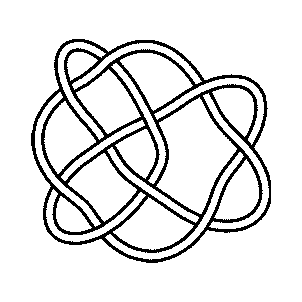
#> input picture img/extended_rolfsen_all_no_wrong/10_100.png, 302 x 302 px; its folder holds only this picture in this run
$ python run_all_line.py
#> lines starting #> are read from the running program, lines starting #| are printed output that depends on the picture; after the words box and inside, x2 and y2 are one past the last pixel; in counts of white or black regions, pixels touching at a corner belong together
### source/io.py
import cv2
import numpy as np


def load_image(image_path):
    # 读取图像为灰度图
    image = cv2.imread(image_path, cv2.IMREAD_GRAYSCALE)
#> image: shape (302, 302); 89% white; 1 black region, box (x1, y1, x2, y2) and area: (31, 39, 271, 263) 10069
    return image


# [4 lines left out: function save_image, not called in this run]

### source/connect_component_detect.py
import numpy as np
import cv2
import matplotlib.pyplot as plt


def connected_components(img):
    height, width = img.shape
    labels = np.zeros((height, width), dtype=int)
    current_label = 1

    # 查找根节点函数
    def find(parent, x):
        while parent[x] != x:
            parent[x] = parent[parent[x]]  # 路径压缩
            x = parent[x]
        return x

    # 合并集合函数
    def union(parent, rank, x, y):
        root_x = find(parent, x)
        root_y = find(parent, y)
        if root_x != root_y:
            if rank[root_x] > rank[root_y]:
                parent[root_y] = root_x
            elif rank[root_x] < rank[root_y]:
                parent[root_x] = root_y
            else:
                parent[root_y] = root_x
                rank[root_x] += 1

    parent = {}
    rank = {}

    # 遍历图像中的每个像素
    for y in range(height):
        for x in range(width):
            if img[y, x] == 255:  # 只处理白色像素
                neighbors = []
                if x > 0 and labels[y, x - 1] > 0:  # 左邻居
                    neighbors.append(labels[y, x - 1])
                if y > 0 and labels[y - 1, x] > 0:  # 上邻居
                    neighbors.append(labels[y - 1, x])

                if not neighbors:  # 如果没有已标记的邻居
                    labels[y, x] = current_label
                    parent[current_label] = current_label
                    rank[current_label] = 0
                    current_label += 1
                else:  # 如果有已标记的邻居
                    smallest_label = min(neighbors)
                    labels[y, x] = smallest_label
                    for neighbor in neighbors:
                        union(parent, rank, smallest_label, neighbor)

    # 第二次遍历，将所有像素的标签更新为根标签
    for y in range(height):
        for x in range(width):
            if labels[y, x] > 0:
                labels[y, x] = find(parent, labels[y, x])

    # 计算每个连通组件的大小
    component_sizes = {}
    for label in np.unique(labels):
        if label == 0:
            continue
        component_sizes[label] = np.sum(labels == label)

    # 重新排序标签
    new_labels = np.zeros_like(labels)
    label_mapping = {old_label: new_label for new_label,
    old_label in enumerate(np.unique(labels))}
    for old_label, new_label in label_mapping.items():
        new_labels[labels == old_label] = new_label

    # 更新component_sizes的标签
    new_component_sizes = {
        label_mapping[old_label]: size for old_label, size in component_sizes.items()}
    # 现在这些标签是从1开始的了
    return new_labels, new_component_sizes


def visualize_components(img, labels):
    unique_labels = np.unique(labels)
    num_labels = len(unique_labels)
    colors = np.random.randint(0, 255, size=(num_labels, 3))
    colors[0] = [0, 0, 0]  # 保持背景为黑色

    output_img = np.zeros((img.shape[0], img.shape[1], 3), dtype=np.uint8)
    for i, label in enumerate(unique_labels):
        if label == 0:
            continue
        output_img[labels == label] = colors[i]

    return output_img


def segment_image(binary_img):
    labels, component_sizes = connected_components(binary_img)
#> after the loop in connected_components, `for y in range(height):`:
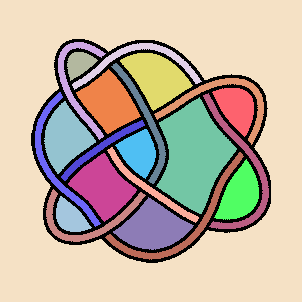
#> labels: shape (302, 302) int64; 23 distinct labels, from 0 to 597; one colour per label, 0 black
#> after the loop in connected_components, `for old_label, new_label in label_mapping.items():`:
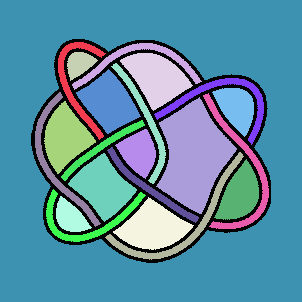
#> new_labels: shape (302, 302) int64; 23 distinct labels, from 0 to 22; one colour per label, 0 black
    output_img = visualize_components(binary_img, labels)
#> the loop in visualize_components, `for i, label in enumerate(unique_labels):` made 23 passes
#> after the loop in visualize_components, `for i, label in enumerate(unique_labels):`:
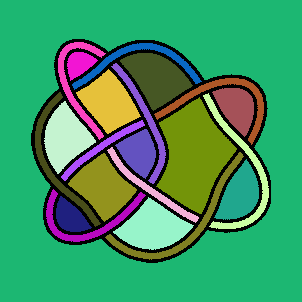
#> output_img: shape (302, 302, 3); mean of channels 0, 1, 2 98.9, 147.7, 63.7; drawn as B, G, R
    return labels, component_sizes, output_img


# 示例使用
# [22 lines that do not run on import are left out]

### source/util.py
import numpy as np


def make_bg_biggest(labels):
    max_label = np.max(labels)
    background_label = labels[0, 0]
    tem_labels = max_label + 1

    if background_label != max_label:
        labels[labels == max_label] = tem_labels
        labels[labels == background_label] = max_label
        labels[labels == tem_labels] = background_label

    return labels


def arrange_labels(input_array):
    """
    整理标签数组, 将零替换为最大的标签, 并按照步长为1的等差数列重新排列其他标签,然后把背景label调到最大
    """
    # 将零替换为最大的标签
    max_label = np.max(input_array)
    input_array[input_array == 0] = max_label + 1
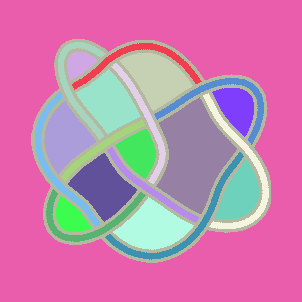
#> input_array: shape (302, 302) int64; 23 distinct labels, from 1 to 23; one colour per label, 0 black

    # 按照步长为1的等差数列重新排列其他标签
    unique_labels = np.unique(input_array)
    arranged_labels = np.arange(1, len(unique_labels) + 1)

    # 创建标签映射字典
    label_mapping = dict(zip(unique_labels, arranged_labels))

    # 对输入数组应用标签映射
    arranged_array = np.vectorize(label_mapping.get)(input_array)

    arranged_array = make_bg_biggest(arranged_array)
#> in make_bg_biggest, `labels[labels == tem_labels] = background_label`:
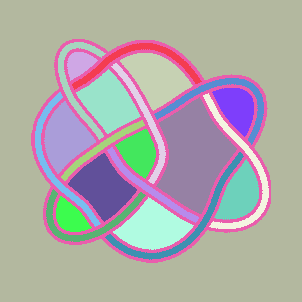
#> labels: shape (302, 302) int64; 23 distinct labels, from 1 to 23; one colour per label, 0 black

    return arranged_array


def separate_labels(input_array):
    """
    将输入数组中的每个唯一标签分离到一个单独的图层中。
    """
    # 获取所有唯一的标签
    unique_labels = np.unique(input_array)

    # 初始化一个3维数组
    height, width = input_array.shape
    num_labels = len(unique_labels)
    separated_layers = np.zeros(
        (num_labels, height, width), dtype=input_array.dtype)

    # 填充每个图层
    for i, label in enumerate(unique_labels):
        # 创建每个标签的图层
        layer = np.where(input_array == label, label, 0)
        separated_layers[i] = layer
#> this loop made 23 passes
#> the loop in classify_segments, `for i, layer in enumerate(segmented_image):` made 23 passes
#> the loop in classify_segments, `for label, (radius, min_enclosing_radius) in classification.items():` made 23 passes
#> (radius, min_enclosing_radius) on passes 1 to 8: (3, 50.14), (3, 64.53), (11, 17.14), (21, 38.11), (3, 62.94), (21, 34.19), (3, 54.85), (16, 27.35)

    return separated_layers


def unify_non_line_segments(labels, classification):
    """
    将不是线段的标签统一为最后一个标签（背景标签）。
    """
    # 获取最后一个标签（背景标签）
    background_label = labels[0, 0]

    # 遍历每个标签
    for label, is_line_segment in classification.items():
        if not is_line_segment:
            # 将不是线段的标签统一为背景标签
            labels[labels == label] = background_label
#> this loop made 23 passes
#> is_line_segment on passes 1 to 8: True, True, False, False, True, False, True, False
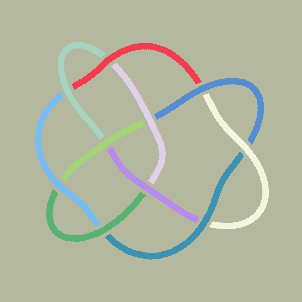
#> labels: shape (302, 302) int64; 11 distinct labels, from 1 to 23; one colour per label, 0 black

    return labels


# [37 lines left out: functions extractLabelsFromCross_detect, unifyCrossings, not called in this run]

# if __name__ == '__main__':
#     # 示例使用
#     classification = {1: True, 2: False,
#                       3: True, 4: True}  # 示例 classification 字典
#     labels = np.array([
#         [1, 1, 0, 0],
#         [1, 2, 0, 0],
#         [0, 0, 3, 3],
#         [0, 0, 3, 4]
#     ])  # 示例 labels 数组

#     # 统一不是线段的标签
#     labels_updated = unify_non_line_segments(labels, classification)
#     print(labels_updated)

### source/is_line.py
import cv2
import numpy as np
import matplotlib.pyplot as plt


# [17 lines left out: function separate_labels, not called in this run]


def is_line_segment(layer):
    label = layer.max()
    mask = layer.astype(np.uint8)

    # 查找轮廓
    contours, _ = cv2.findContours(mask, cv2.RETR_EXTERNAL, cv2.CHAIN_APPROX_SIMPLE)

    if len(contours) == 0:
        return label, 0, 0  # 没有找到任何轮廓

    contour = contours[0]

    # 距离变换
    contour_img = np.zeros_like(mask)
    cv2.drawContours(contour_img, contours, -1, (255), thickness=cv2.FILLED)
    dist_transform = cv2.distanceTransform(contour_img, cv2.DIST_L2, cv2.DIST_MASK_PRECISE)
    _, max_val, _, _ = cv2.minMaxLoc(dist_transform)

    # 计算最小外接圆
    (x, y), min_enclosing_radius = cv2.minEnclosingCircle(contour)

    return label, int(max_val), min_enclosing_radius


def classify_segments(segmented_image):
    classification = {}
    radii = np.zeros(len(segmented_image))
    min_enclosing_radii = np.zeros(len(segmented_image))

    # Calculate radii for each segment
    for i, layer in enumerate(segmented_image):
        label, max_val, min_enclosing_radius = is_line_segment(layer)
        radii[i] = max_val
        min_enclosing_radii[i] = min_enclosing_radius
        classification[label] = (max_val, min_enclosing_radius)
    # print(f'radii: {radii}')
    # Sort radii and remove outliers
    radii_sorted = np.sort(radii)
    percentile = int(len(radii_sorted) * 0.1)
    if percentile == 0:
        percentile = 1
    radii_filtered = radii_sorted[percentile:-percentile]

    # Check if there are enough segments
    if len(radii_filtered) < 1:
        return "The number of line segments is less than 1"

    # Determine line width
    line_width = radii_filtered[0]
    # print(f'line_width: {line_width}')

    # Classify segments based on line width and minimum enclosing radius
    for label, (radius, min_enclosing_radius) in classification.items():
        if (abs(radius - line_width) < 0.4 * line_width) and (min_enclosing_radius >= 3 * line_width):
            # if (abs(radius - line_width) < 0.4 * line_width) and (min_enclosing_radius >= 3 * line_width):
            classification[label] = True
        else:
            classification[label] = False

    return classification

### line_main.py
from source.binarize import binarize
from source.connect_component_detect import segment_image
from source.io import load_image, save_image
from source.is_line import is_line_segment, classify_segments
from source.util import *
from source.alex import alex_polynomial, straighten

import cv2
import numpy as np
import matplotlib.pyplot as plt
import matplotlib.patches as mpatches
from scipy.spatial import KDTree
import skimage.draw  # 这里导入skimage.draw而不是skimage.morphology


# [37 lines left out: functions visualize_labels_with_random_color_and_text, is_surrounded_by_same_label, not called in this run]


def extract_centerline(binary_image):
    dist_transform = cv2.distanceTransform(binary_image, cv2.DIST_L2, 3)  # 调整距离变换的半径
    dist_transform = cv2.normalize(dist_transform, dist_transform, 0, 1.0, cv2.NORM_MINMAX)
    _, skeleton = cv2.threshold(dist_transform, 0.2 * np.max(dist_transform), 1.0, cv2.THRESH_BINARY)  # 调整阈值
    skeleton = (skeleton * 255).astype(np.uint8)
    skeleton = cv2.ximgproc.thinning(skeleton)
    return skeleton


def extract_centerlines_for_labels(labels):
    unique_labels = np.unique(labels)
    centerlines = np.zeros_like(labels, dtype=np.uint8)
    background_label = labels[5, 5]
    for label in unique_labels:
        if label == background_label:
            continue
        mask = (labels == label).astype(np.uint8) * 255
        centerline = extract_centerline(mask)
        centerlines[centerline > 0] = label
#> this loop made 11 passes
#> label on passes 3 to 10: 5, 7, 9, 12, 14, 17, 20, 22
#> pass 1, in extract_centerline, `dist_transform = cv2.normalize(dist_transform, dist_transform, 0, 1.0,..`:
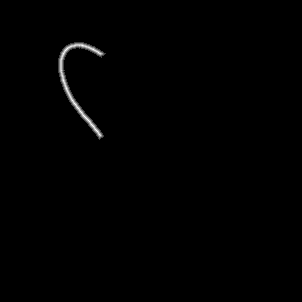
#> dist_transform: shape (302, 302) float32; min 0, max 1, mean 0.00525
#> (the rest of the program and of its run is left out)
